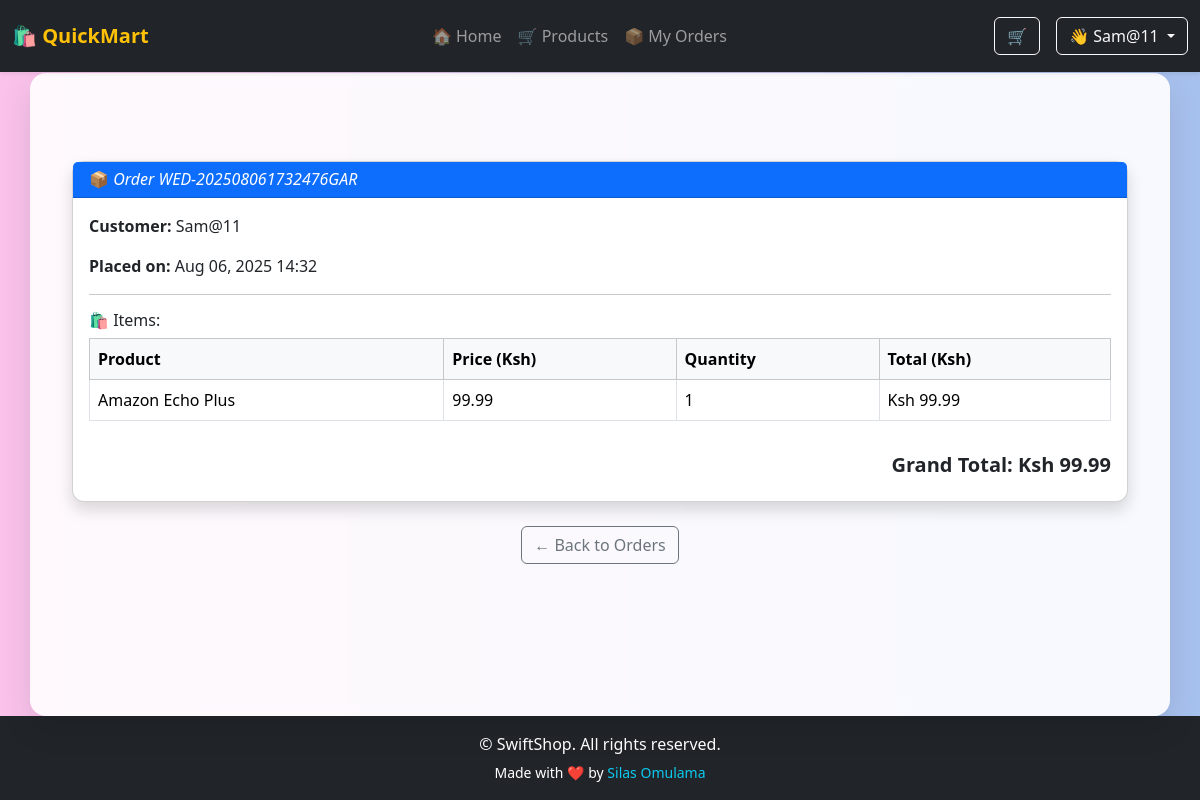
The page /orders/order-details/27/ (signed in) on the database its author committed.
### orders/models.py (models this page shows, shortened)
class Order(models.Model):
    STATUS_CHOICES = [
    ('pending', 'Pending'),
    ('approved', 'Approved'),
    ('rejected', 'Rejected'),
]
    user = models.ForeignKey(User, on_delete=models.CASCADE)
    total_price = models.DecimalField(max_digits=10, decimal_places=2, default=0)
    created_at = models.DateTimeField(auto_now_add=True)
    order_id = models.CharField(default=order_ID, max_length=30,unique=True)
    status = models.CharField(max_length=10, choices=STATUS_CHOICES, default='pending')

class OrderItem(models.Model):
    order = models.ForeignKey(Order, on_delete=models.CASCADE, related_name='items')
    product = models.ForeignKey(Product, on_delete=models.SET_NULL, null=True)
    price = models.DecimalField(max_digits=10, decimal_places=2)
    quantity = models.PositiveIntegerField()
    def total(self):
        return self.price * self.quantity

### products/models.py (models this page shows, shortened)
class Product(models.Model):
    name = models.CharField(max_length=255)
    description = models.TextField()
    price = models.DecimalField(max_digits=10, decimal_places=2)
    image = models.ImageField(upload_to='product_images/', blank=True, null=True)  # ✅ local storage
    stock = models.PositiveIntegerField(default=10)
    category = models.ForeignKey(Category, on_delete=models.CASCADE, related_name='products')

### orders/views.py (the view)
# urls.py: path('order-details/<int:order_id>/', views.order_detail, name='order_detail'),
@login_required
def order_detail(request, order_id):
    order = get_object_or_404(Order, id=order_id, user=request.user)
    for item in order.items.all():
        item.total_price = item.price * item.quantity
    return render(request, 'orders/order_detail.html', {'order': order})

### cart/context_processors.py (called while the page is built)
def cart_item_count(request):
    cart = Cart(request)
    return {'cart_item_count': sum(item['quantity'] for item in cart.cart.values())}

### orders/templates/orders/order_detail.html (shortened to what this page needs)
{% extends "main.html" %}
{% block content %}
<div class="container my-5">
  <div class="card shadow">
    <div class="card-header bg-primary text-white">
      <h6 class="mb-0">📦 <i>Order {{ order.order_id }}</i></h6>
    </div>
    <div class="card-body">
      <p><strong>Customer:</strong> {{ order.user.username }}</p>
      <p><strong>Placed on:</strong> {{ order.created_at|date:"M d, Y H:i" }}</p>
      <hr>
      <h6>🛍️ Items:</h6>
      <div class="table-responsive">
        <table class="table table-bordered table-hover">
          <thead class="table-light">
            <tr>
              <th>Product</th>
              <th>Price (Ksh)</th>
              <th>Quantity</th>
              <th>Total (Ksh)</th>
            </tr>
          </thead>
          <tbody>
            {% for item in order.items.all %}
            <tr>
              <td>{{ item.product.name }}</td>
              <td>{{ item.price }}</td>
              <td>{{ item.quantity }}</td>
              <td>Ksh {{ item.total|floatformat:2 }}</td>
            </tr>
            {% endfor %}
          </tbody>
        </table>
      </div>
      <div class="text-end mt-3">
        <h5 class="fw-bold">Grand Total: Ksh {{ order.total_price|floatformat:2 }}</h5>
      </div>
    </div>
  </div>
  <div class="text-center mt-4">
    <a href="{% url 'order_list' %}" class="btn btn-outline-secondary">← Back to Orders</a>
  </div>
</div>
{% endblock %}

### templates/nav.html (shortened to what this page needs)
<nav class="navbar navbar-expand-lg navbar-dark bg-dark fixed-top shadow-sm py-3">
  <div class="container-fluid">
    <a class="navbar-brand fw-bold" href="{% url 'products_list' %}">
      <span class="text-warning">🛍️ QuickMart</span>
    </a>
    {% if request.user.is_authenticated and not request.user.is_staff %}
    <div class="collapse navbar-collapse justify-content-between" id="mainNavbar">
      <ul class="navbar-nav mx-auto mb-2 mb-lg-0 text-center">
        <li class="nav-item">
          <a class="nav-link {% if request.path == '/' %}active{% endif %}" href="{% url 'products_list' %}">🏠 Home</a>
        </li>
        <li class="nav-item">
          <a class="nav-link" href="{% url 'products_list' %}">🛒 Products</a>
        </li>
        <li class="nav-item">
          <a class="nav-link" href="{% url 'order_list' %}">📦 My Orders</a>
        </li>
      </ul>
      <div class="d-none d-lg-flex align-items-center gap-3">
        <a class="btn btn-outline-light position-relative" href="{% url 'cart_detail' %}">
          🛒
        </a>
        <div class="dropdown">
          <a class="btn btn-outline-light dropdown-toggle" href="#" id="userDropdownDesktop" data-bs-toggle="dropdown"
            aria-expanded="false">
            👋 {{ request.user.username }}
          </a>
        </div>
        {% elif request.user.is_authenticated and request.user.is_staff%}
        <a class="btn btn-outline-light dropdown-toggle" href="#" id="userDropdownDesktop" data-bs-toggle="dropdown"
          aria-expanded="false">
          👋 {{ request.user.username }}
        </a>
        {% else %}
        <a class="btn btn-outline-light" href="{% url 'login-user' %}">Login</a>
        <a class="btn btn-warning" href="{% url 'register' %}">Sign Up</a>
        {% endif %}
      </div>
    </div>
  </div>
</nav>

### templates/main.html (style rules this page uses)
html, body { height: 100%; margin: 0; font-family: 'Segoe UI', sans-serif; background: linear-gradient(to right, #fbc2eb, #a6c1ee); display: flex; flex-direction: column; }
.card { border-radius: 12px; }

### rows shown on the page
Order: order_id "WED-202508061732476GAR", user.username "Sam@11", created_at "Aug 06, 2025 14:32", total_price "99.99"
OrderItem: product.name "Amazon Echo Plus", price "99.99", quantity "1", total "99.99"

### other values the page prints
{{ request.user.username }} "Sam@11"
